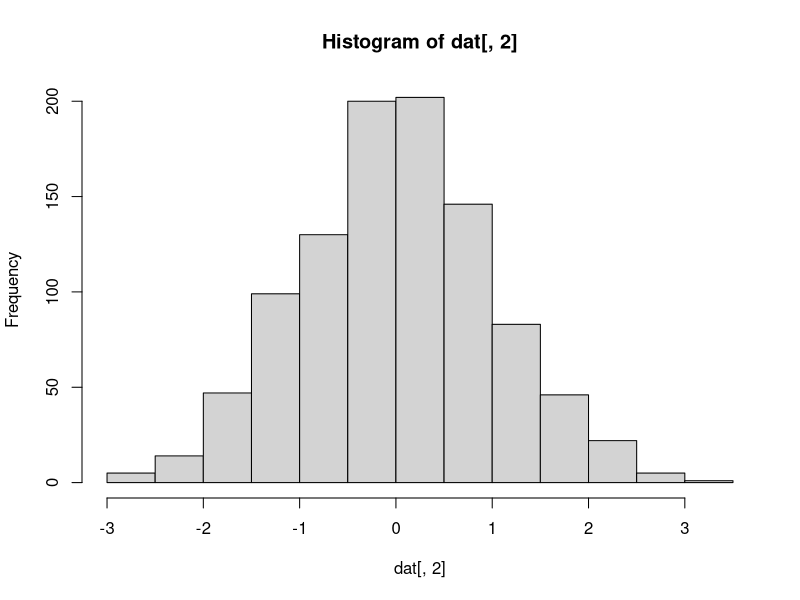
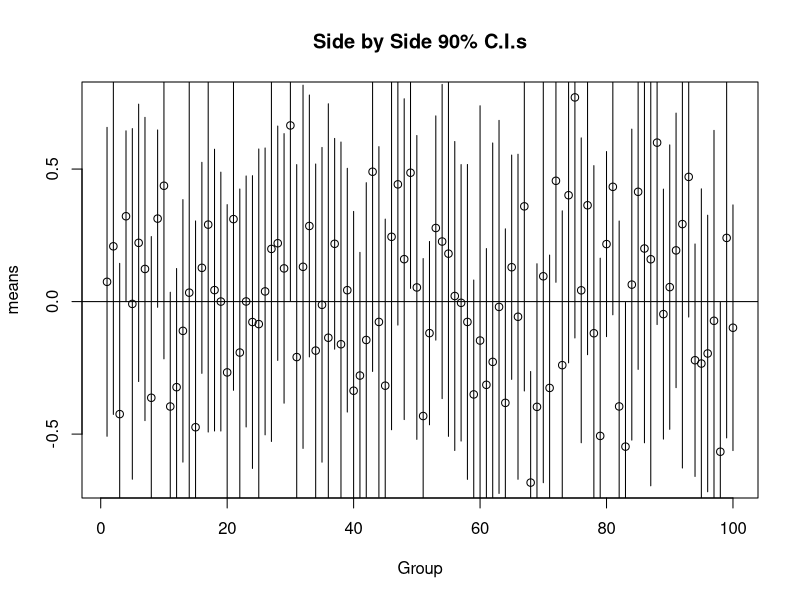
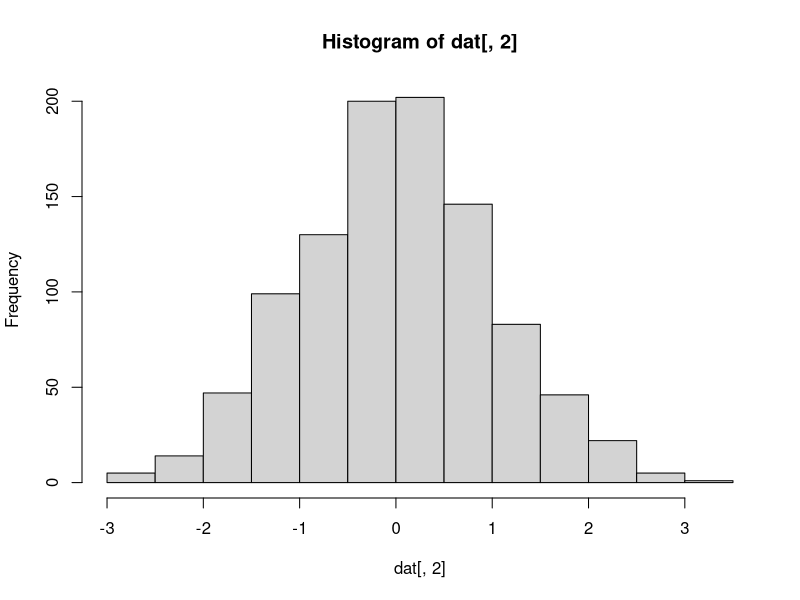
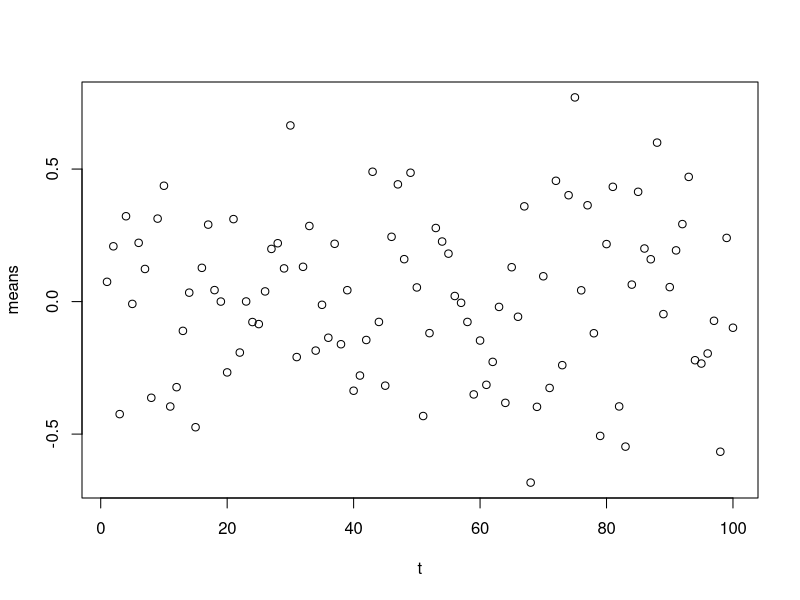
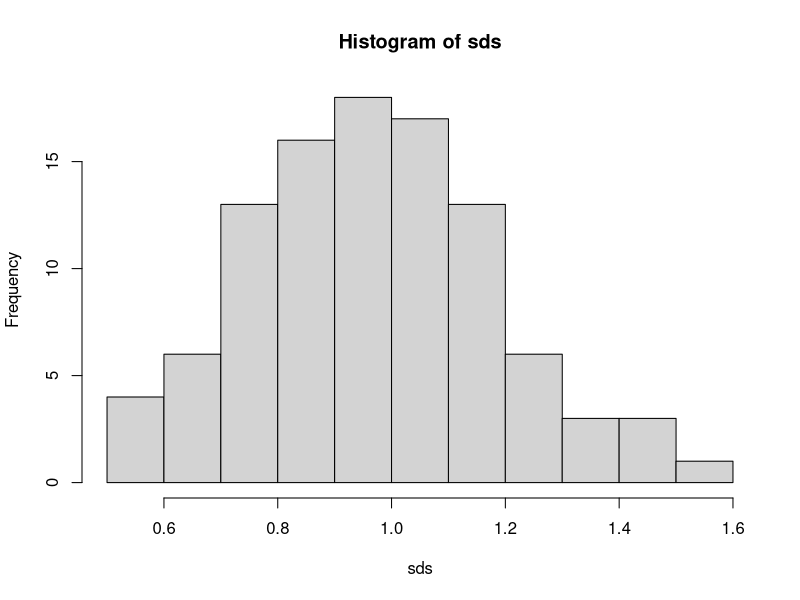
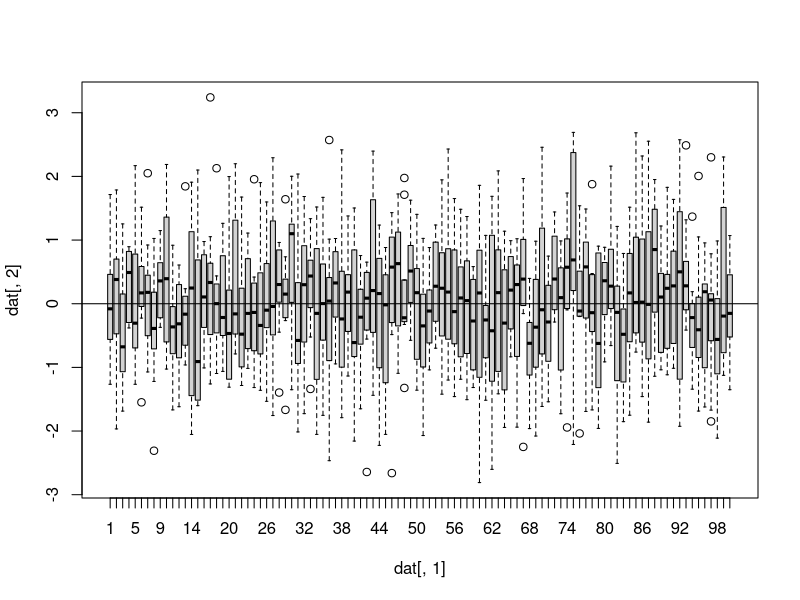
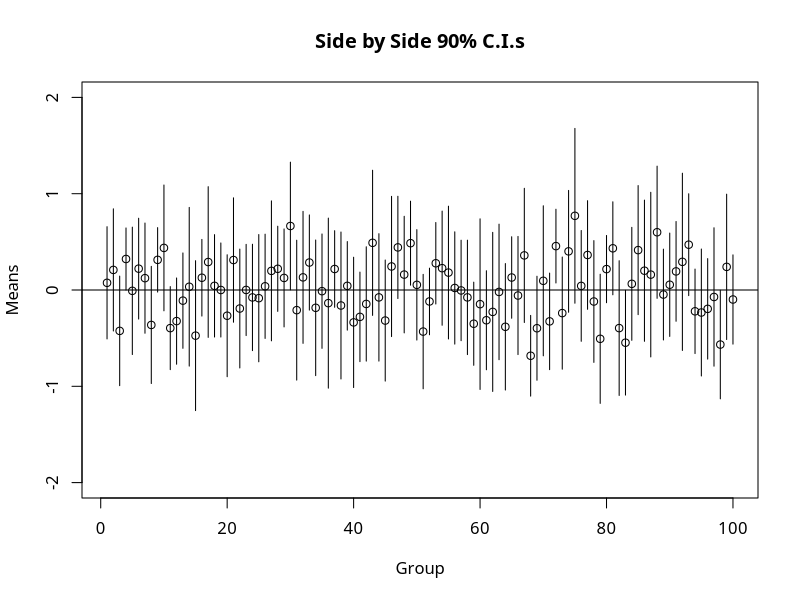
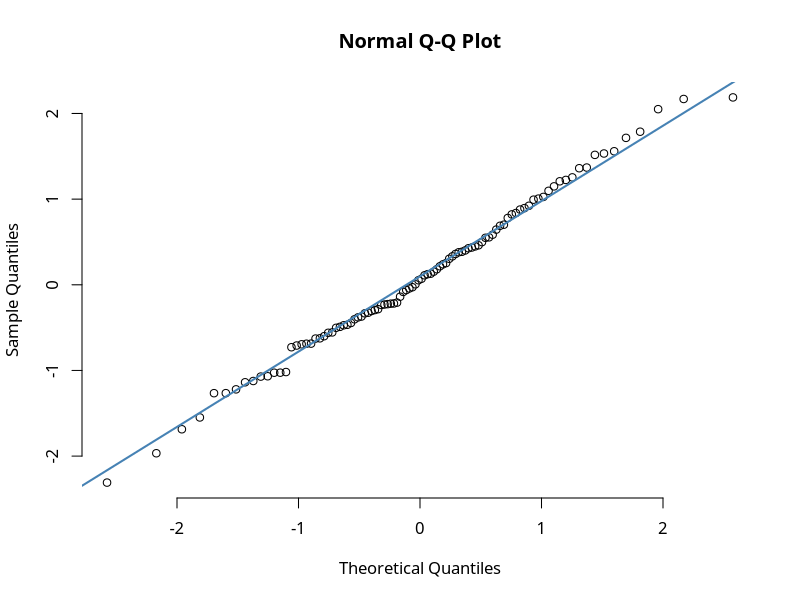

Reproduce these figures in R, in order. (Note: this script raises an error after producing the figures.)
## ---- chunk 1
##################### HW5 #1 #################
set.seed(123)
dat1 <- rep(0,1000)
dat2 <- rep(0,1000)
dat <- cbind(dat1,dat2)
t <- c(1:100)
s <- c(1:10)
for (i in t){
  for (j in s){
    dat[(i-1)*10+j,1] = i
    dat[(i-1)*10+j,2] = rnorm(1,0,1)
  }
  
}

####### Quick Diagnostic ##############
hist(dat[,2])         ## seems ok
######################################


############### Get Means and SD's ##############
means <- rep(0,100)
sds <- rep(0,100)
for (i in t){
  t1 = 10*(i-1)+1
  t2 = 10*i
  means[i] = mean(dat[t1:t2,2])
  sds[i] = sd(dat[t1:t2,2])
}

#boxplot(dat[,2]~dat[,1])
#abline(0,0)
plot(t,means, main = "Side by Side 90% C.I.s", xlab = "Group")
for (i in t){
  lines(c(i,i),c(means[i]- 1.833113*sds[i]/3,means[i]+ 1.833113*sds[i]/3))
  }
abline(0,0)
count = 0
for (i in t){
  if (means[i]- 1.833113*sds[i]/3>0 || means[i]+ 1.833113*sds[i]/3<0){
    count = count+1
  }

}
## ---- chunk 2



######## Question 1 ########

set.seed(123)
dat1 <- rep(0,1000)
dat2 <- rep(0,1000)
dat  <- cbind(dat1,dat2)
t    <- c(1:100)
s    <- c(1:10)

for (i in t) {
  for (j in s){
    
    dat[(i-1)*10+j,1] = i
    dat[(i-1)*10+j,2] = rnorm(1,0,1)
    
    
  }
}

## ---- chunk 3

#### Quick Diagnostic ####

hist(dat[,2]) # Seems ok ##

## ---- chunk 4


## Computing means and standard deviations ##

means <- rep(0,100)
sds   <- rep(0,100)

for (i in t){
  
  t1 = 10*(i-1)+1
  t2 = 10*i
  
  means[i] = mean(dat[t1:t2,2])
  sds[i]   = sd  (dat[t1:t2,2])
  
}

## ---- chunk 5


# Plotting both as quick diagnostic #
plot(t,means)
hist(sds)

## ---- chunk 6


## Generating box plots ##

boxplot(dat[,2]~dat[,1])
abline(0,0)

## ---- chunk 7


t_val = qt(0.95,9,lower.tail = TRUE,log.p = FALSE)

plot(t,means,ylim = c(-2,2), main= "Side by Side 90% C.I.s", 
     xlab = "Group", ylab = "Means", family = "TNR")
abline(0,0)

for (i in t){
  
  lines(c(i,i),c(means[i]-t_val*sds[i]/3,means[i]+t_val*sds[i]/3))
  
}

## ---- chunk 8


#### Counting number of CIs that don't contain 0 ####

count = 0


for (i in t){
  
  if (abs(means[i]) > abs(t_val * sds[i]/3)) {
    
    count = count + 1
  }
  
}

count

## ---- chunk 9
######## Question 2a ########

set.seed(123)
normdat = rnorm (100,0,1)
qqnorm(normdat, pch = 1, frame = F, family = "TNR")
qqline(normdat, col = "steelblue", lwd = 2)
## ---- chunk 10
######## Question 2b ########

set.seed(123)
cauchdat = rcauchy (100,0,1)
qqnorm(cauchdat, pch = 1, frame = F, family = "TNR", ylim = c(-20,20),  main = "Cauchy Q-Q Plot")
qqline(cauchdat, col = "steelblue", lwd = 2)

## ---- chunk 11

# Question 3


X <- rbinom(n = 100, size = 30, prob = 0.35)

Y <- rbinom(n = 100, size = 45, prob = 0.6)


X <- rbinom(n = 30, size = 5, prob = 0.35)

Y <- rbinom(n = 45, size = 5, prob = 0.6)

plot(X,Y)
X
Y

t.test(X, Y, alternative = "two.sided")

prop.test(X, n = 30, p = 0.35)

